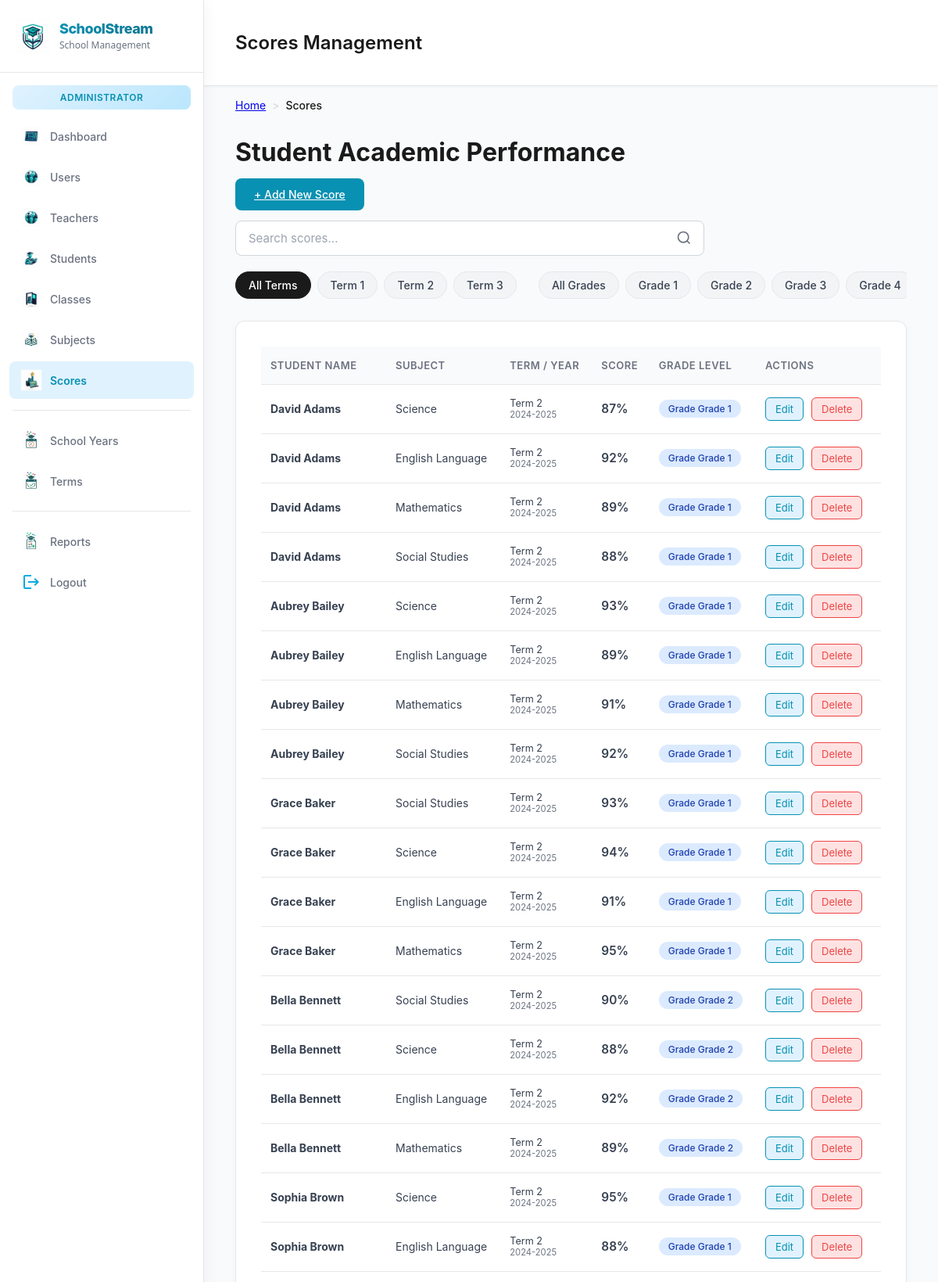
The page /views/scores/scores_list.php (signed in, upper part) on the database its author committed.
### tables this page shows
CREATE TABLE IF NOT EXISTS scores (
    score_id INT AUTO_INCREMENT PRIMARY KEY,
    student_id INT NOT NULL,
    subject_id INT NOT NULL,
    term_id INT NOT NULL,
    score INT NOT NULL CHECK (score BETWEEN 0 AND 100),
    created_by INT NULL,
    created_at TIMESTAMP DEFAULT CURRENT_TIMESTAMP,
    modified_by INT NULL,
    modified_at TIMESTAMP DEFAULT CURRENT_TIMESTAMP ON UPDATE CURRENT_TIMESTAMP,
    UNIQUE (student_id, subject_id, term_id),
    CONSTRAINT fk_scores_student
        FOREIGN KEY (student_id) REFERENCES students(student_id)
        ON DELETE CASCADE,
    CONSTRAINT fk_scores_subject
        FOREIGN KEY (subject_id) REFERENCES subjects(subject_id)
        ON DELETE CASCADE,
    CONSTRAINT fk_scores_term
        FOREIGN KEY (term_id) REFERENCES terms(term_id)
        ON DELETE CASCADE,
    CONSTRAINT fk_scores_created_by
        FOREIGN KEY (created_by) REFERENCES users(user_id)
        ON DELETE SET NULL,
    CONSTRAINT fk_scores_modified_by
        FOREIGN KEY (modified_by) REFERENCES users(user_id)
        ON DELETE SET NULL
);

CREATE TABLE IF NOT EXISTS subjects (
    subject_id INT AUTO_INCREMENT PRIMARY KEY,
    subject_name VARCHAR(50) NOT NULL,
    grade_id INT NOT NULL,
    UNIQUE (subject_name, grade_id),
    CONSTRAINT fk_subjects_grade
        FOREIGN KEY (grade_id) REFERENCES grades(grade_id)
        ON DELETE RESTRICT
        ON UPDATE CASCADE
);

CREATE TABLE IF NOT EXISTS terms (
    term_id INT AUTO_INCREMENT PRIMARY KEY,
    term_name VARCHAR(20) NOT NULL,
    school_year_id INT NOT NULL,
    UNIQUE (term_name, school_year_id),
    CONSTRAINT fk_terms_year
        FOREIGN KEY (school_year_id) REFERENCES school_years(school_year_id)
        ON DELETE CASCADE
        ON UPDATE CASCADE
);

CREATE TABLE IF NOT EXISTS school_years (
    school_year_id INT AUTO_INCREMENT PRIMARY KEY,
    year_name VARCHAR(20) NOT NULL UNIQUE
);

CREATE TABLE IF NOT EXISTS grades (
    grade_id INT AUTO_INCREMENT PRIMARY KEY,
    grade_name VARCHAR(20) NOT NULL UNIQUE
);

### models/Model.php (called while the page is built, shortened)
<?php
abstract class Model {
    protected static $pdo = null;
    protected function getConnection() {
        if (self::$pdo === null) {
            self::$pdo = getDBConnection();
        }
        return self::$pdo;
    }
    protected function query($sql, $params = []) {
        $pdo = $this->getConnection();
        try {
            $stmt = $pdo->prepare($sql);
            $stmt->execute($params);
            return $stmt->fetchAll(PDO::FETCH_ASSOC);
        } catch (PDOException $e) {
            error_log("Model query error: " . $e->getMessage());
            return [];
        }
    }
}

### models/Score.php (called while the page is built, shortened)
<?php
require_once __DIR__ . '/Model.php';
class Score extends Model {
    public function getAll() {
        $sql = "SELECT sc.*,
                CONCAT(st.first_name, ' ', st.last_name) as student_name,
                sub.subject_name,
                t.term_name,
                sy.year_name,
                g.grade_name,
                c.class_name,
                creator.username as created_by_username,
                modifier.username as modified_by_username
                FROM scores sc
                JOIN students st ON sc.student_id = st.student_id
                JOIN classes c ON st.class_id = c.class_id
                JOIN grades g ON c.grade_id = g.grade_id
                JOIN subjects sub ON sc.subject_id = sub.subject_id
                JOIN terms t ON sc.term_id = t.term_id
                JOIN school_years sy ON t.school_year_id = sy.school_year_id
                LEFT JOIN users creator ON sc.created_by = creator.user_id
                LEFT JOIN users modifier ON sc.modified_by = modifier.user_id
                ORDER BY sy.year_name DESC, t.term_name, st.last_name";
        return $this->query($sql);
    }
}

### controllers/ScoreController.php (called while the page is built, shortened)
<?php
require_once __DIR__ . '/../models/Score.php';
class ScoreController extends BaseController {
    private $scoreModel;
    public function __construct() {
        $this->scoreModel = new Score();
    }
    public function index() {
        return $this->scoreModel->getAll();
    }
}

### views/scores/scores_list.php (the view, shortened to what this page needs)
<?php
$headerPath = __DIR__ . '/../../includes/header.php';
$parts = explode('/', trim($_SERVER['SCRIPT_NAME'], '/'));
$projectRoot = (isset($parts[1]) ? '/' . $parts[0] : '');
$extra_head = '<link rel="stylesheet" href="' . $projectRoot . '/public/assets/css/darkManagement.css?v=' . time() . '">';
require_once __DIR__ . '/../../controllers/ScoreController.php';
$scoreController = new ScoreController();
$scores = $scoreController->index();
?>
<div class="Main-Container">
    <?php require_once dirname($headerPath) . '/sidebar.php'; ?>
    <main class="main-dashboard">
        <div class="header">
            <h2>Scores Management</h2>
        </div>
        <nav class="breadcrumb">
            <div class="breadcrumb-item"><a href="<?php echo $projectRoot; ?>/views/dashboard/index.php">Home</a></div>
            <div class="breadcrumb-separator">></div>
            <div class="breadcrumb-item"><span class="breadcrumb-current">Scores</span></div>
        </nav>
        <h1>Student Academic Performance</h1>
        <section style="padding: 0 40px 24px;">
            <a href="score_create.php" class="create-btn">
                + Add New Score
            </a>
        </section>
        <section class="search-filter-section">
            <div class="search-bar-container">
                <div class="search-bar">
                    <input type="text" id="searchInput" placeholder="Search scores..." onkeyup="searchScores()">
                </div>
            </div>
            <div class="filter-chips-container">
                <div class="filter-chip active" onclick="filterScores('all')">All Terms</div>
                <?php for ($t=1; $t<=3; $t++): ?>
                    <div class="filter-chip" onclick="filterScores('term-<?php echo $t; ?>')">Term <?php echo $t; ?></div>
                <?php endfor; ?>
                <div class="filter-chip" style="margin-left: 20px;" onclick="filterScores('grade-all')">All Grades</div>
                <?php for ($g=1; $g<=6; $g++): ?>
                    <div class="filter-chip" onclick="filterScores('grade-<?php echo $g; ?>')">Grade <?php echo $g; ?></div>
                <?php endfor; ?>
            </div>
        </section>
        <section class="table-card">
            <?php if (empty($scores)): ?>
                <div class="empty-state">
                    <div class="empty-state-content" style="text-align: center; padding: 40px;">
                        <svg width="64" height="64" viewBox="0 0 24 24" fill="none" stroke="#9ca3af" stroke-width="1.5">
                            <path d="M11 4H4a2 2 0 0 0-2 2v14a2 2 0 0 0 2 2h14a2 2 0 0 0 2-2v-7"></path>
                            <path d="M18.5 2.5a2.121 2.121 0 0 1 3 3L12 15l-4 1 1-4 9.5-9.5z"></path>
                        </svg>
                        <h3 style="color: #4b5563; margin-top: 16px;">No scores recorded yet</h3>
                        <p style="color: #6b7280;">Student academic records will appear here once entered by teachers.</p>
                        <a href="score_create.php" class="create-btn" style="display: inline-block; margin-top: 20px;">+ Add First Score</a>
                    </div>
                </div>
            <?php else: ?>
                <table>
                    <thead>
                        <tr>
                            <th>Student Name</th>
                            <th>Subject</th>
                            <th>Term / Year</th>
                            <th>Score</th>
                            <th>Grade Level</th>
                            <th>Actions</th>
                        </tr>
                    </thead>
                    <tbody>
                        <?php foreach ($scores as $s): ?>
                        <tr>
                            <td><strong><?php echo e($s['student_name']); ?></strong></td>
                            <td><?php echo e($s['subject_name']); ?></td>
                            <td>
                                <div style="font-size: 0.9em;"><?php echo e($s['term_name']); ?></div>
                                <div style="font-size: 0.8em; color: #6b7280;"><?php echo e($s['year_name']); ?></div>
                            </td>
                            <td>
                                <span class="score-value" style="font-weight: 600; font-size: 1.1em;">
                                    <?php echo e($s['score']); ?>%
                                </span>
                            </td>
                            <td>
                                <span class="badge badge-info">Grade <?php echo e($s['grade_name']); ?></span>
                            </td>
                            <td>
                                <a href="score_edit.php?id=<?php echo urlencode($s['score_id']); ?>" class="action-btn edit-btn">Edit</a>
                                <a href="<?php echo $projectRoot; ?>/controllers/ScoreController.php?action=delete&id=<?php echo $s['score_id']; ?>"
                                   class="action-btn delete-btn"
                                   onclick="return confirm('Are you sure you want to delete this score?');">Delete</a>
                            </td>
                        </tr>
                        <?php endforeach; ?>
                    </tbody>
                </table>
            <?php endif; ?>
        </section>
    </main>
</div>
<?php require __DIR__ . '/../../includes/footer.php'; ?>

### public/assets/css/style.css (style rules this page uses)
input::placeholder { color: rgba(255, 255, 255, 0.6); }

### includes/header.php (style rules this page uses)
body { font-family:Arial,Helvetica,sans-serif;margin:0;padding:0 }

### rows shown on the page
scores: student_name "David Adams", subject.subject_name "Science", term.term_name "Term 2", school_years.year_name "2024-2025", score "87", grades.grade_name "Grade 1"
scores: student_name "David Adams", subject.subject_name "English Language", term.term_name "Term 2", school_years.year_name "2024-2025", score "92", grades.grade_name "Grade 1"
scores: student_name "David Adams", subject.subject_name "Mathematics", term.term_name "Term 2", school_years.year_name "2024-2025", score "89", grades.grade_name "Grade 1"
scores: student_name "David Adams", subject.subject_name "Social Studies", term.term_name "Term 2", school_years.year_name "2024-2025", score "88", grades.grade_name "Grade 1"
scores: student_name "Aubrey Bailey", subject.subject_name "Science", term.term_name "Term 2", school_years.year_name "2024-2025", score "93", grades.grade_name "Grade 1"
scores: student_name "Aubrey Bailey", subject.subject_name "English Language", term.term_name "Term 2", school_years.year_name "2024-2025", score "89", grades.grade_name "Grade 1"
scores: student_name "Aubrey Bailey", subject.subject_name "Mathematics", term.term_name "Term 2", school_years.year_name "2024-2025", score "91", grades.grade_name "Grade 1"
scores: student_name "Aubrey Bailey", subject.subject_name "Social Studies", term.term_name "Term 2", school_years.year_name "2024-2025", score "92", grades.grade_name "Grade 1"
scores: student_name "Grace Baker", subject.subject_name "Social Studies", term.term_name "Term 2", school_years.year_name "2024-2025", score "93", grades.grade_name "Grade 1"
scores: student_name "Grace Baker", subject.subject_name "Science", term.term_name "Term 2", school_years.year_name "2024-2025", score "94", grades.grade_name "Grade 1"
scores: student_name "Grace Baker", subject.subject_name "English Language", term.term_name "Term 2", school_years.year_name "2024-2025", score "91", grades.grade_name "Grade 1"
scores: student_name "Grace Baker", subject.subject_name "Mathematics", term.term_name "Term 2", school_years.year_name "2024-2025", score "95", grades.grade_name "Grade 1"
scores: student_name "Bella Bennett", subject.subject_name "Social Studies", term.term_name "Term 2", school_years.year_name "2024-2025", score "90", grades.grade_name "Grade 2"
scores: student_name "Bella Bennett", subject.subject_name "Science", term.term_name "Term 2", school_years.year_name "2024-2025", score "88", grades.grade_name "Grade 2"
scores: student_name "Bella Bennett", subject.subject_name "English Language", term.term_name "Term 2", school_years.year_name "2024-2025", score "92", grades.grade_name "Grade 2"
scores: student_name "Bella Bennett", subject.subject_name "Mathematics", term.term_name "Term 2", school_years.year_name "2024-2025", score "89", grades.grade_name "Grade 2"
scores: student_name "Sophia Brown", subject.subject_name "Science", term.term_name "Term 2", school_years.year_name "2024-2025", score "95", grades.grade_name "Grade 1"
scores: student_name "Sophia Brown", subject.subject_name "English Language", term.term_name "Term 2", school_years.year_name "2024-2025", score "88", grades.grade_name "Grade 1"
